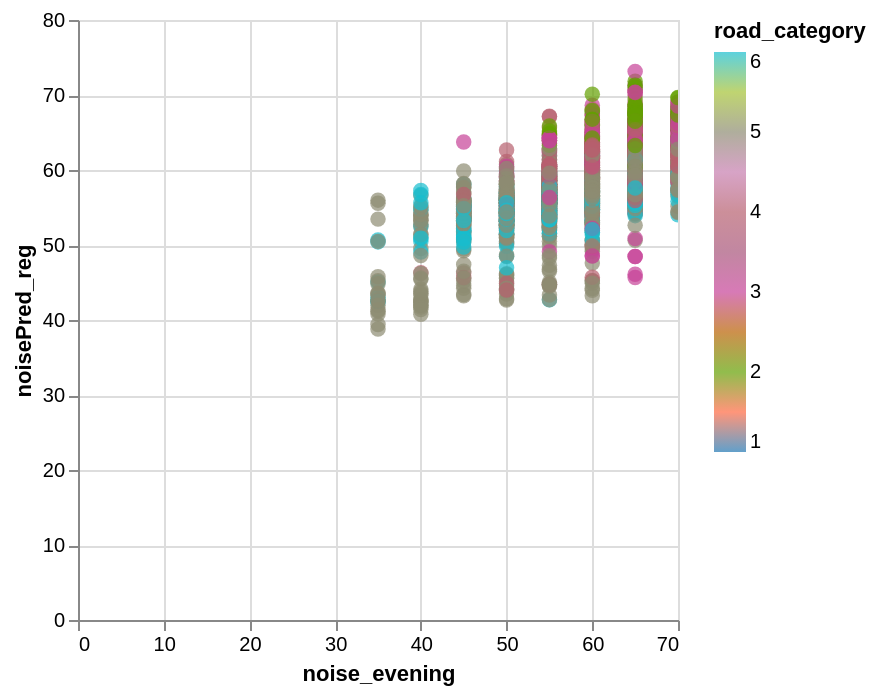

The notebook cell saved with this chart:
### Code cell
data_test['noisePred_reg'] = y_pred

alt.Chart(data_test).mark_circle(size=60).encode(
    x='noise_evening',
    y='noisePred_reg',
    color=alt.Color('road_category', scale=alt.Scale(scheme='category10')),
    tooltip=['road_id']
).interactive()

### Figure 1 — Vega-Lite specification as saved in the notebook (floating-point values rounded to 4 significant figures; data arrays with more than 128 entries replaced by an {"elided": "..."} marker saying what was removed)
{"config": {"view": {"continuousWidth": 300, "continuousHeight": 300}}, "data": {"name": "data-71043282dbf1fdd82dab8a92bb32f62d"}, "mark": {"type": "circle", "size": 60}, "encoding": {"color": {"field": "road_category", "scale": {"scheme": "category10"}, "type": "quantitative"}, "tooltip": [{"field": "road_id", "type": "nominal"}], "x": {"field": "noise_evening", "type": "quantitative"}, "y": {"field": "noisePred_reg", "type": "quantitative"}}, "params": [{"name": "param_1e9efca18e7a2868", "select": {"type": "interval", "encodings": ["x", "y"]}, "bind": "scales"}], "$schema": "https://vega.github.io/schema/vega-lite/v6.4.1.json", "datasets": {"data-71043282dbf1fdd82dab8a92bb32f62d": {"elided": "2570 records"}}}
